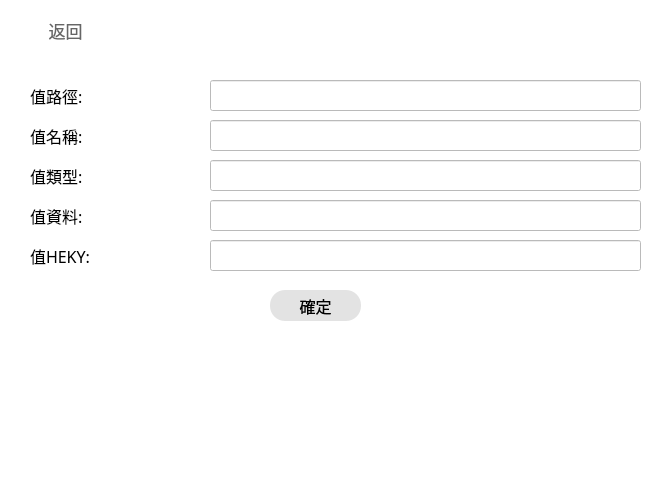
    <widget class="QWidget" name="Customize_REG_Command_widget" native="true">
     <property name="geometry">
      <rect>
       <x>170</x>
       <y>50</y>
       <width>671</width>
       <height>481</height>
      </rect>
     </property>
     <property name="font">
      <font>
       <family>Microsoft YaHei</family>
       <pointsize>11</pointsize>
       <stylestrategy>PreferAntialias</stylestrategy>
      </font>
     </property>
     <property name="styleSheet">
      <string notr="true">background-color:rgba(255, 255, 255,240);</string>
     </property>
     <widget class="QPushButton" name="Customize_REG_Command_Back">
      <property name="geometry">
       <rect>
        <x>10</x>
        <y>10</y>
        <width>111</width>
        <height>41</height>
       </rect>
      </property>
      <property name="sizePolicy">
       <sizepolicy hsizetype="Minimum" vsizetype="Minimum">
        <horstretch>0</horstretch>
        <verstretch>0</verstretch>
       </sizepolicy>
      </property>
      <property name="font">
       <font>
        <family>Microsoft YaHei</family>
        <pointsize>13</pointsize>
        <stylestrategy>PreferAntialias</stylestrategy>
       </font>
      </property>
      <property name="focusPolicy">
       <enum>Qt::StrongFocus</enum>
      </property>
      <property name="styleSheet">
       <string notr="true">QPushButton
{
	border:none;
	background-color:rgba(0,0,0,0);
	color:rgba(60,60,60,200);
}
QPushButton:hover
{
    color:rgba(60,60,60,255);
}
</string>
      </property>
      <property name="text">
       <string>返回</string>
      </property>
      <property name="icon">
       <iconset>
        <normaloff>:/icon/Icon/exit2.png</normaloff>:/icon/Icon/exit2.png</iconset>
      </property>
      <property name="iconSize">
       <size>
        <width>20</width>
        <height>20</height>
       </size>
      </property>
      <property name="checkable">
       <bool>false</bool>
      </property>
     </widget>
     <widget class="QLabel" name="Value_Path_title">
      <property name="geometry">
       <rect>
        <x>30</x>
        <y>80</y>
        <width>161</width>
        <height>31</height>
       </rect>
      </property>
      <property name="font">
       <font>
        <family>Microsoft YaHei</family>
        <pointsize>12</pointsize>
        <weight>50</weight>
        <bold>false</bold>
       </font>
      </property>
      <property name="styleSheet">
       <string notr="true"/>
      </property>
      <property name="text">
       <string>值路徑:</string>
      </property>
      <property name="alignment">
       <set>Qt::AlignLeading|Qt::AlignLeft|Qt::AlignVCenter</set>
      </property>
     </widget>
     <widget class="QLabel" name="Value_Name_title">
      <property name="geometry">
       <rect>
        <x>30</x>
        <y>120</y>
        <width>161</width>
        <height>31</height>
       </rect>
      </property>
      <property name="font">
       <font>
        <family>Microsoft YaHei</family>
        <pointsize>12</pointsize>
        <weight>50</weight>
        <bold>false</bold>
       </font>
      </property>
      <property name="styleSheet">
       <string notr="true"/>
      </property>
      <property name="text">
       <string>值名稱:</string>
      </property>
      <property name="alignment">
       <set>Qt::AlignLeading|Qt::AlignLeft|Qt::AlignVCenter</set>
      </property>
     </widget>
     <widget class="QLabel" name="Value_Type_title">
      <property name="geometry">
       <rect>
        <x>30</x>
        <y>160</y>
        <width>161</width>
        <height>31</height>
       </rect>
      </property>
      <property name="font">
       <font>
        <family>Microsoft YaHei</family>
        <pointsize>12</pointsize>
        <weight>50</weight>
        <bold>false</bold>
       </font>
      </property>
      <property name="styleSheet">
       <string notr="true"/>
      </property>
      <property name="text">
       <string>值類型:</string>
      </property>
      <property name="alignment">
       <set>Qt::AlignLeading|Qt::AlignLeft|Qt::AlignVCenter</set>
      </property>
     </widget>
     <widget class="QLabel" name="Value_Data_title">
      <property name="geometry">
       <rect>
        <x>30</x>
        <y>200</y>
        <width>161</width>
        <height>31</height>
       </rect>
      </property>
      <property name="font">
       <font>
        <family>Microsoft YaHei</family>
        <pointsize>12</pointsize>
        <weight>50</weight>
        <bold>false</bold>
       </font>
      </property>
      <property name="styleSheet">
       <string notr="true"/>
      </property>
      <property name="text">
       <string>值資料:</string>
      </property>
      <property name="alignment">
       <set>Qt::AlignLeading|Qt::AlignLeft|Qt::AlignVCenter</set>
      </property>
     </widget>
     <widget class="QLineEdit" name="Value_Path_input">
      <property name="geometry">
       <rect>
        <x>210</x>
        <y>80</y>
        <width>431</width>
        <height>31</height>
       </rect>
      </property>
      <property name="font">
       <font>
        <family>Microsoft YaHei</family>
        <pointsize>11</pointsize>
        <stylestrategy>PreferAntialias</stylestrategy>
       </font>
      </property>
     </widget>
     <widget class="QLineEdit" name="Value_Type_input">
      <property name="geometry">
       <rect>
        <x>210</x>
        <y>160</y>
        <width>431</width>
        <height>31</height>
       </rect>
      </property>
      <property name="font">
       <font>
        <family>Microsoft YaHei</family>
        <pointsize>11</pointsize>
        <stylestrategy>PreferAntialias</stylestrategy>
       </font>
      </property>
     </widget>
     <widget class="QLineEdit" name="Value_Name_input">
      <property name="geometry">
       <rect>
        <x>210</x>
        <y>120</y>
        <width>431</width>
        <height>31</height>
       </rect>
      </property>
      <property name="font">
       <font>
        <family>Microsoft YaHei</family>
        <pointsize>11</pointsize>
        <stylestrategy>PreferAntialias</stylestrategy>
       </font>
      </property>
     </widget>
     <widget class="QLineEdit" name="Value_Data_input">
      <property name="geometry">
       <rect>
        <x>210</x>
        <y>200</y>
        <width>431</width>
        <height>31</height>
       </rect>
      </property>
      <property name="font">
       <font>
        <family>Microsoft YaHei</family>
        <pointsize>11</pointsize>
        <stylestrategy>PreferAntialias</stylestrategy>
       </font>
      </property>
     </widget>
     <widget class="QPushButton" name="Customize_REG_Command_Run_Button">
      <property name="geometry">
       <rect>
        <x>270</x>
        <y>290</y>
        <width>91</width>
        <height>31</height>
       </rect>
      </property>
      <property name="sizePolicy">
       <sizepolicy hsizetype="Minimum" vsizetype="Minimum">
        <horstretch>0</horstretch>
        <verstretch>0</verstretch>
       </sizepolicy>
      </property>
      <property name="font">
       <font>
        <family>Microsoft YaHei</family>
        <pointsize>12</pointsize>
        <stylestrategy>PreferAntialias</stylestrategy>
       </font>
      </property>
      <property name="focusPolicy">
       <enum>Qt::StrongFocus</enum>
      </property>
      <property name="styleSheet">
       <string notr="true">QPushButton
{
	border:none;
	background-color:rgba(20,20,20,30);
	border-radius: 15px;
}
QPushButton:hover
{
    background-color:rgba(20,20,20,50);
}
QPushButton:pressed
{
    background-color:rgba(20,20,20,70);
}</string>
      </property>
      <property name="text">
       <string>確定</string>
      </property>
      <property name="iconSize">
       <size>
        <width>16</width>
        <height>16</height>
       </size>
      </property>
      <property name="checkable">
       <bool>false</bool>
      </property>
     </widget>
     <widget class="QLabel" name="Value_HEKY_title">
      <property name="geometry">
       <rect>
        <x>30</x>
        <y>240</y>
        <width>161</width>
        <height>31</height>
       </rect>
      </property>
      <property name="font">
       <font>
        <family>Microsoft YaHei</family>
        <pointsize>12</pointsize>
        <weight>50</weight>
        <bold>false</bold>
       </font>
      </property>
      <property name="styleSheet">
       <string notr="true"/>
      </property>
      <property name="text">
       <string>值HEKY:</string>
      </property>
      <property name="alignment">
       <set>Qt::AlignLeading|Qt::AlignLeft|Qt::AlignVCenter</set>
      </property>
     </widget>
     <widget class="QLineEdit" name="Value_HEKY_input">
      <property name="geometry">
       <rect>
        <x>210</x>
        <y>240</y>
        <width>431</width>
        <height>31</height>
       </rect>
      </property>
      <property name="font">
       <font>
        <family>Microsoft YaHei</family>
        <pointsize>11</pointsize>
        <stylestrategy>PreferAntialias</stylestrategy>
       </font>
      </property>
     </widget>
    </widget>
